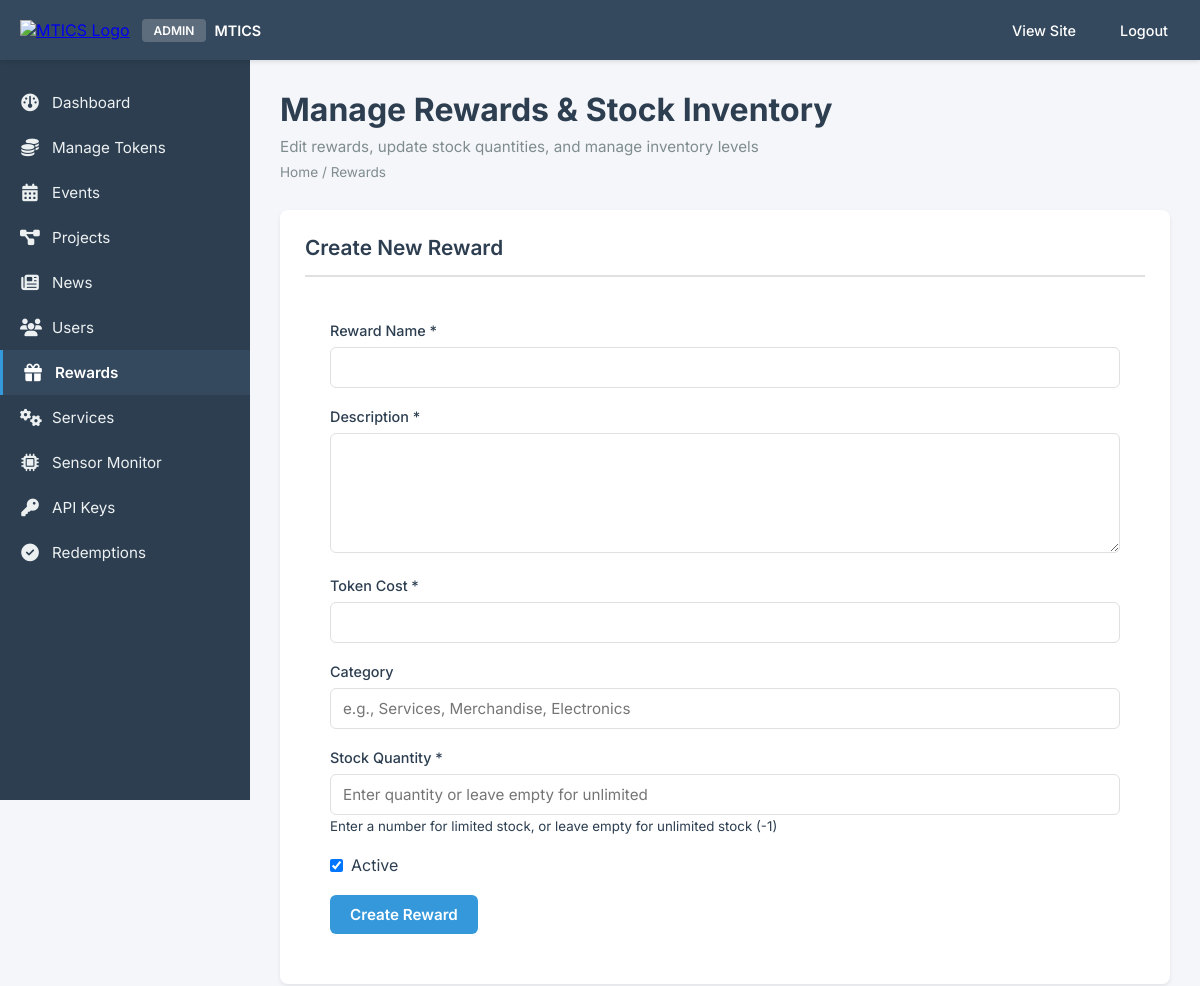
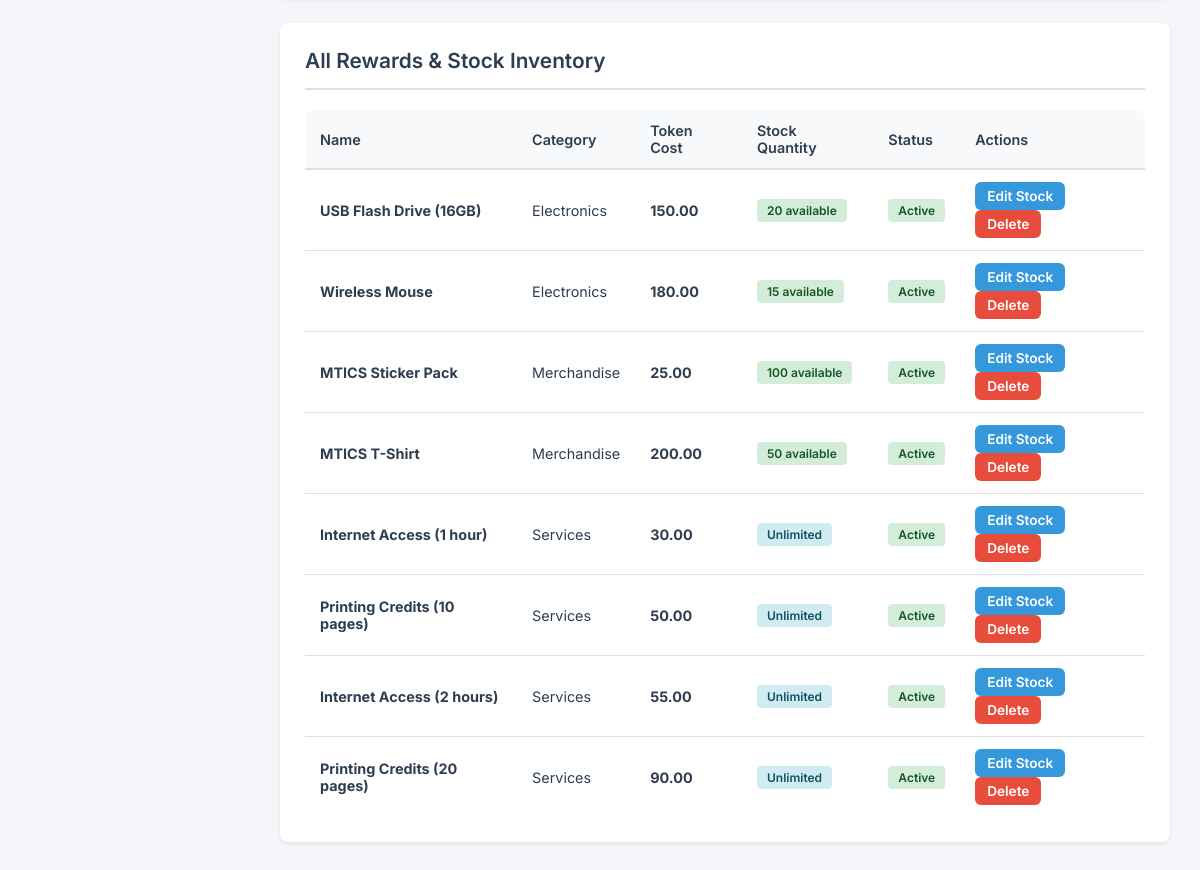
/admin/rewards.php (signed in), run on the app's committed database (2 pictures, top to bottom).
### tables this page shows
CREATE TABLE IF NOT EXISTS rewards (
    id INT AUTO_INCREMENT PRIMARY KEY,
    name VARCHAR(255) NOT NULL,
    description TEXT,
    token_cost DECIMAL(10, 2) NOT NULL,
    category VARCHAR(100),
    stock_quantity INT DEFAULT -1,  
    is_active BOOLEAN DEFAULT TRUE,
    image_url VARCHAR(500),
    created_at TIMESTAMP DEFAULT CURRENT_TIMESTAMP,
    INDEX idx_category (category),
    INDEX idx_is_active (is_active),
    INDEX idx_token_cost (token_cost)
);

### config/config.php (called while the page is built, shortened)
<?php
function format_tokens($amount) {
    return number_format($amount, 2);
}

### admin/rewards.php (the view, shortened to what this page needs)
<?php
require_once '../config/config.php';
$db = Database::getInstance()->getConnection();
$edit_reward = null;
$stmt = $db->query("SELECT * FROM rewards ORDER BY category, token_cost ASC");
$rewards = $stmt->fetchAll();
include '../includes/admin_header.php';
?>
<div class="admin-content">
    <div class="admin-container">
        <div class="admin-page-header">
            <h1 class="admin-page-title">Manage Rewards & Stock Inventory</h1>
            <p class="admin-page-subtitle">Edit rewards, update stock quantities, and manage inventory levels</p>
            <div class="admin-breadcrumb">
                <a href="<?php echo SITE_URL; ?>/admin/index.php">Home</a> / Rewards
            </div>
        </div>
        <div class="admin-section" style="background: var(--card-bg); border-radius: 8px; padding: 25px; margin-bottom: 25px; box-shadow: 0 2px 4px rgba(0, 0, 0, 0.08);">
            <h2 class="admin-section-title" style="font-size: 1.3rem; font-weight: 600; color: var(--text-primary); margin: 0 0 20px 0; padding-bottom: 15px; border-bottom: 2px solid var(--border-color);"><?php echo $edit_reward ? 'Edit Reward' : 'Create New Reward'; ?></h2>
            <form method="POST" class="admin-form">
                <div class="admin-form-group">
                    <label class="admin-form-label">Reward Name *</label>
                    <input type="text" name="name" class="admin-form-input"
                           value="<?php echo $edit_reward ? htmlspecialchars($edit_reward['name']) : ''; ?>" required>
                </div>
                <div class="admin-form-group">
                    <label class="admin-form-label">Description *</label>
                    <textarea name="description" class="admin-form-textarea" required><?php echo $edit_reward ? htmlspecialchars($edit_reward['description']) : ''; ?></textarea>
                </div>
                <div class="admin-form-group">
                    <label class="admin-form-label">Token Cost *</label>
                    <input type="number" name="token_cost" class="admin-form-input"
                           step="0.01" min="0.01"
                           value="<?php echo $edit_reward ? $edit_reward['token_cost'] : ''; ?>" required>
                </div>
                <div class="admin-form-group">
                    <label class="admin-form-label">Category</label>
                    <input type="text" name="category" class="admin-form-input"
                           value="<?php echo $edit_reward ? htmlspecialchars($edit_reward['category']) : ''; ?>"
                           placeholder="e.g., Services, Merchandise, Electronics">
                </div>
                <div class="admin-form-group">
                    <label class="admin-form-label">Stock Quantity *</label>
                    <input type="number" name="stock_quantity" class="admin-form-input"
                           value="<?php echo $edit_reward && $edit_reward['stock_quantity'] != -1 ? $edit_reward['stock_quantity'] : ''; ?>"
                           placeholder="Enter quantity or leave empty for unlimited"
                           min="-1">
                    <small style="color: var(--medium-gray);">
                        Enter a number for limited stock, or leave empty for unlimited stock (-1)
                    </small>
                </div>
                <div class="admin-form-group">
                    <label style="display: flex; align-items: center; gap: 0.5rem;">
                        <input type="checkbox" name="is_active"
                               <?php echo (!$edit_reward || $edit_reward['is_active']) ? 'checked' : ''; ?>>
                        <span>Active</span>
                    </label>
                </div>
                <button type="submit" class="admin-btn admin-btn-primary">
                    <?php echo $edit_reward ? 'Update Reward' : 'Create Reward'; ?>
                </button>
            </form>
        </div>
        <div class="admin-section">
            <h2 class="admin-section-title">All Rewards & Stock Inventory</h2>
            <div class="admin-table-container">
                <table class="admin-table">
                    <thead>
                        <tr>
                            <th>Name</th>
                            <th>Category</th>
                            <th>Token Cost</th>
                            <th>Stock Quantity</th>
                            <th>Status</th>
                            <th>Actions</th>
                        </tr>
                    </thead>
                    <tbody>
                        <?php if (empty($rewards)): ?>
                            <tr>
                                <td colspan="6" style="text-align: center; padding: 30px; color: #7f8c8d;">
                                    No rewards found. Create your first reward above.
                                </td>
                            </tr>
                        <?php else: ?>
                            <?php foreach ($rewards as $reward): ?>
                            <tr>
                                <td><strong style="color: #2c3e50;"><?php echo htmlspecialchars($reward['name']); ?></strong></td>
                                <td style="color: #7f8c8d;"><?php echo htmlspecialchars($reward['category'] ?: 'N/A'); ?></td>
                                <td><strong style="color: #2c3e50;"><?php echo format_tokens($reward['token_cost']); ?></strong></td>
                                <td>
                                    <?php if ($reward['stock_quantity'] == -1): ?>
                                        <span class="badge badge-info">Unlimited</span>
                                    <?php else: ?>
                                        <span class="badge <?php echo $reward['stock_quantity'] > 10 ? 'badge-success' : ($reward['stock_quantity'] > 0 ? 'badge-warning' : 'badge-danger'); ?>">
                                            <?php echo $reward['stock_quantity']; ?> available
                                        </span>
                                    <?php endif; ?>
                                </td>
                                <td>
                                    <span class="badge <?php echo $reward['is_active'] ? 'badge-success' : 'badge-warning'; ?>">
                                        <?php echo $reward['is_active'] ? 'Active' : 'Inactive'; ?>
                                    </span>
                                </td>
                                <td>
                                    <a href="?edit=<?php echo $reward['id']; ?>" class="admin-btn admin-btn-primary admin-btn-sm">Edit Stock</a>
                                    <a href="?delete=<?php echo $reward['id']; ?>"
                                       class="admin-btn admin-btn-danger admin-btn-sm"
                                       onclick="return confirm('Are you sure you want to delete this reward?');">Delete</a>
                                </td>
                            </tr>
                            <?php endforeach; ?>
                        <?php endif; ?>
                    </tbody>
                </table>
            </div>
        </div>
    </div>
</div>
<?php include '../includes/admin_footer.php'; ?>

### includes/admin_header.php (shortened to what this page needs)
<!DOCTYPE html>
<html lang="en">
<head>
    <link rel="stylesheet" href="https://cdnjs.cloudflare.com/ajax/libs/font-awesome/6.5.1/css/all.min.css">
    <link rel="stylesheet" href="<?php echo SITE_URL; ?>/assets/css/admin.css?v=<?php echo time(); ?>">
</head>
<body class="admin-page">
    <header class="admin-header">
        <div class="admin-header-content">
            <div class="admin-logo-section">
                <a href="<?php echo SITE_URL; ?>/index.php" class="logo-link">
                    <img src="<?php echo SITE_URL; ?>/mtics2.png" alt="MTICS Logo" class="logo-img">
                </a>
                <div style="display: flex; align-items: center; gap: 8px;">
                    <span class="admin-badge">Admin</span>
                    <span style="color: #ffffff; font-weight: 600; font-size: 0.9rem;">MTICS</span>
                </div>
            </div>
            <nav class="admin-nav">
                <a href="<?php echo SITE_URL; ?>/index.php" class="admin-nav-link">View Site</a>
                <a href="<?php echo SITE_URL; ?>/auth/logout.php" class="admin-nav-link">Logout</a>
            </nav>
        </div>
    </header>
    <div class="admin-layout">
        <aside class="admin-sidebar">
            <nav class="admin-sidebar-nav">
                <a href="<?php echo SITE_URL; ?>/admin/index.php" class="sidebar-link <?php echo (basename($_SERVER['PHP_SELF']) == 'index.php') ? 'active' : ''; ?>">
                    <span class="sidebar-icon"><i class="fa-solid fa-gauge"></i></span>
                    <span>Dashboard</span>
                </a>
                <a href="<?php echo SITE_URL; ?>/admin/tokens.php" class="sidebar-link <?php echo (basename($_SERVER['PHP_SELF']) == 'tokens.php') ? 'active' : ''; ?>">
                    <span class="sidebar-icon"><i class="fa-solid fa-coins"></i></span>
                    <span>Manage Tokens</span>
                </a>
                <a href="<?php echo SITE_URL; ?>/admin/events.php" class="sidebar-link <?php echo (basename($_SERVER['PHP_SELF']) == 'events.php') ? 'active' : ''; ?>">
                    <span class="sidebar-icon"><i class="fa-solid fa-calendar-days"></i></span>
                    <span>Events</span>
                </a>
                <a href="<?php echo SITE_URL; ?>/admin/projects.php" class="sidebar-link <?php echo (basename($_SERVER['PHP_SELF']) == 'projects.php') ? 'active' : ''; ?>">
                    <span class="sidebar-icon"><i class="fa-solid fa-diagram-project"></i></span>
                    <span>Projects</span>
                </a>
                <a href="<?php echo SITE_URL; ?>/admin/news.php" class="sidebar-link <?php echo (basename($_SERVER['PHP_SELF']) == 'news.php') ? 'active' : ''; ?>">
                    <span class="sidebar-icon"><i class="fa-solid fa-newspaper"></i></span>
                    <span>News</span>
                </a>
                <a href="<?php echo SITE_URL; ?>/admin/users.php" class="sidebar-link <?php echo (basename($_SERVER['PHP_SELF']) == 'users.php') ? 'active' : ''; ?>">
                    <span class="sidebar-icon"><i class="fa-solid fa-users"></i></span>
                    <span>Users</span>
                </a>
                <a href="<?php echo SITE_URL; ?>/admin/rewards.php" class="sidebar-link <?php echo (basename($_SERVER['PHP_SELF']) == 'rewards.php') ? 'active' : ''; ?>">
                    <span class="sidebar-icon"><i class="fa-solid fa-gift"></i></span>
                    <span>Rewards</span>
                </a>
                <a href="<?php echo SITE_URL; ?>/admin/automation.php" class="sidebar-link <?php echo (basename($_SERVER['PHP_SELF']) == 'automation.php') ? 'active' : ''; ?>">
                    <span class="sidebar-icon"><i class="fa-solid fa-cogs"></i></span>
                    <span>Services</span>
                </a>
                <a href="<?php echo SITE_URL; ?>/admin/sensor_monitor.php" class="sidebar-link <?php echo (basename($_SERVER['PHP_SELF']) == 'sensor_monitor.php') ? 'active' : ''; ?>">
                    <span class="sidebar-icon"><i class="fa-solid fa-microchip"></i></span>
                    <span>Sensor Monitor</span>
                </a>
                <a href="<?php echo SITE_URL; ?>/admin/api_keys.php" class="sidebar-link <?php echo (basename($_SERVER['PHP_SELF']) == 'api_keys.php') ? 'active' : ''; ?>">
                    <span class="sidebar-icon"><i class="fa-solid fa-key"></i></span>
                    <span>API Keys</span>
                </a>
                <a href="<?php echo SITE_URL; ?>/admin/redemptions.php" class="sidebar-link <?php echo (basename($_SERVER['PHP_SELF']) == 'redemptions.php') ? 'active' : ''; ?>">
                    <span class="sidebar-icon"><i class="fa-solid fa-circle-check"></i></span>
                    <span>Redemptions</span>
                </a>
            </nav>
        </aside>
        <main class="admin-main">

### includes/admin_footer.php (shortened to what this page needs)
        </main>
    </div>
</body>
</html>

### includes/admin_header.php (style rules this page uses)
html, body.admin-page, body.admin-page * { box-sizing: border-box !important; }
html, body.admin-page { margin: 0 !important; padding: 0 !important; background: #f5f6fa !important; font-family: 'Inter', -apple-system, BlinkMacSystemFont, 'Segoe UI', sans-serif !important; }

### data on the page
rewards: name "USB Flash Drive (16GB)", category "Electronics", token_cost "150.00", stock_quantity "20", is_active "Active"
rewards: name "Wireless Mouse", category "Electronics", token_cost "180.00", stock_quantity "15", is_active "Active"
rewards: name "MTICS Sticker Pack", category "Merchandise", token_cost "25.00", stock_quantity "100", is_active "Active"
rewards: name "MTICS T-Shirt", category "Merchandise", token_cost "200.00", stock_quantity "50", is_active "Active"
rewards: name "Internet Access (1 hour)", category "Services", token_cost "30.00", stock_quantity "Unlimited", is_active "Active"
rewards: name "Printing Credits (10 pages)", category "Services", token_cost "50.00", stock_quantity "Unlimited", is_active "Active"
rewards: name "Internet Access (2 hours)", category "Services", token_cost "55.00", stock_quantity "Unlimited", is_active "Active"
rewards: name "Printing Credits (20 pages)", category "Services", token_cost "90.00", stock_quantity "Unlimited", is_active "Active"
